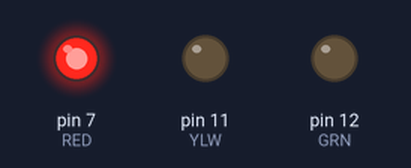
A program run on a simulated Raspberry Pi (header pin numbers). On the bench: output pins drawn as LEDs (lit = HIGH). At 7.5 s the program stops and its outputs stay as they are.

Above: at 0.2 s.
At 1.2 s:
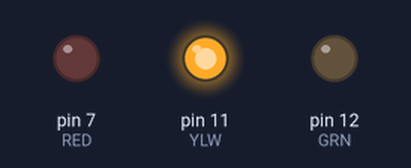
At 1.7 s:
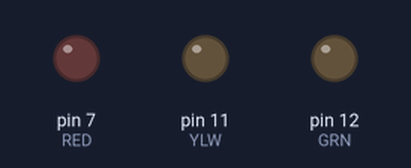
At 4.7 s:
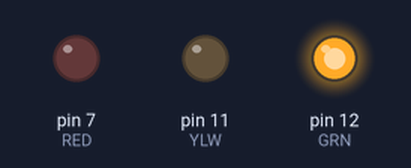
Timing chart, 0 to 5.8 s (numbered marks = the images above):
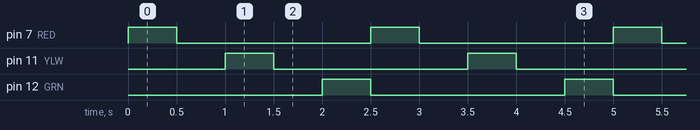

Measured:
- by itself, pin 7 (RED): alternates HIGH for 0.50 s and LOW for 2.0 s, 6 changes in all, then stays LOW
- by itself, pin 11 (YLW), pin 12 (GRN): alternates HIGH for 0.50 s and LOW for 2.0 s

The program:

MySignal.py
```python
import RPi.GPIO as GPIO
from time import sleep
import signal
import sys

RED, YLW, GRN = 7, 11, 12
GPIO.setmode(GPIO.BOARD)
GPIO.setup(RED, GPIO.OUT)
GPIO.setup(YLW, GPIO.OUT)
GPIO.setup(GRN, GPIO.OUT)


def close(signal, frame):
    print("\nTurning OFF PIR Sensor\n")
    GPIO.cleanup()
    sys.exit(0)


signal.signal(signal.SIGINT, close)

for i in range(3):
    GPIO.output(RED, True)
    sleep(0.5)
    GPIO.output(RED, False)
    sleep(0.5)
    GPIO.output(YLW, True)
    sleep(0.5)
    GPIO.output(YLW, False)
    sleep(0.5)
    GPIO.output(GRN, True)
    sleep(0.5)
    GPIO.output(GRN, False)


GPIO.cleanup()
```
